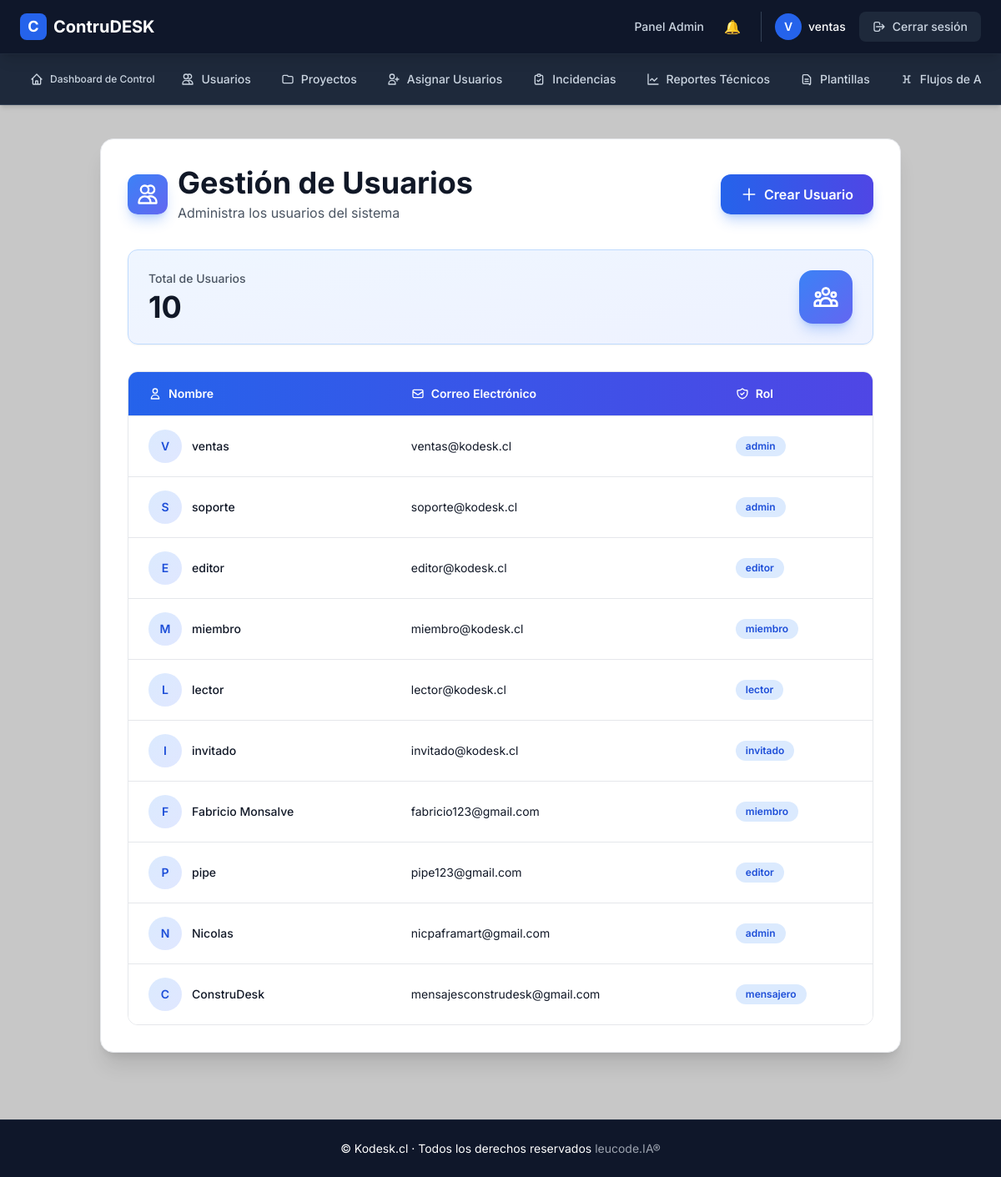
The page /admin/usuarios (signed in) on the database its author committed.
### app/models.py (models this page shows, shortened)
class AdminUser(UserMixin, db.Model):
    __tablename__ = "admin_users"
    id = db.Column(db.Integer, primary_key=True)
    nombre = db.Column(db.String(120), nullable=False)
    email = db.Column(db.String(120), unique=True, nullable=False)
    password_hash = db.Column(db.String(255), nullable=False)
    roles = db.relationship('Role', secondary='user_roles', backref=db.backref('users', lazy='dynamic'))
    def has_role(self, role_name):
        return any(role.name == role_name for role in self.roles)
    @property
    def is_authenticated(self):
        return True

class Role(db.Model):
    __tablename__ = "roles"
    id = db.Column(db.Integer, primary_key=True)
    name = db.Column(db.String(80), unique=True, nullable=False)

### app/routes/admin.py (the view)
@admin_bp.route('/usuarios')
@login_required
def usuarios():
    usuarios = AdminUser.query.all()
    return render_template('admin/usuarios.html', usuarios=usuarios)

### app/templates/admin/usuarios.html (shortened to what this page needs)
{% extends "layout.html" %}
{% block content %}
<div class="container mx-auto mt-10 px-4 sm:px-6 lg:px-8 mb-20">
  <div class="max-w-7xl mx-auto">
    <div class="bg-white rounded-2xl shadow-xl p-6 sm:p-8 border border-gray-200">
      <div class="flex flex-col sm:flex-row sm:items-center sm:justify-between gap-4 mb-8">
        <div class="flex items-center gap-3">
          <div class="w-12 h-12 bg-gradient-to-br from-blue-500 to-indigo-500 rounded-xl flex items-center justify-center shadow-lg shadow-blue-500/30">
            <svg class="w-7 h-7 text-white" fill="none" stroke="currentColor" viewBox="0 0 24 24">
              <path stroke-linecap="round" stroke-linejoin="round" stroke-width="2" d="M12 4.354a4 4 0 110 5.292M15 21H3v-1a6 6 0 0112 0v1zm0 0h6v-1a6 6 0 00-9-5.197M13 7a4 4 0 11-8 0 4 4 0 018 0z"/>
            </svg>
          </div>
          <div>
            <h2 class="text-3xl sm:text-4xl font-bold text-gray-900">Gestión de Usuarios</h2>
            <p class="text-gray-600 text-sm sm:text-base mt-1">Administra los usuarios del sistema</p>
          </div>
        </div>
        <a href="{{ url_for('admin.crear_usuario') }}"
           class="group inline-flex items-center justify-center gap-2 bg-gradient-to-r from-blue-600 to-indigo-600 text-white px-6 py-3 rounded-xl font-semibold shadow-lg shadow-blue-500/30 hover:shadow-xl hover:shadow-blue-500/40 hover:scale-105 transition-all duration-300 whitespace-nowrap">
          <svg class="w-5 h-5 transition-transform group-hover:rotate-90 duration-300" fill="none" stroke="currentColor" viewBox="0 0 24 24">
            <path stroke-linecap="round" stroke-linejoin="round" stroke-width="2" d="M12 4v16m8-8H4"/>
          </svg>
          Crear Usuario
        </a>
      </div>
      <div class="mb-8">
        <div class="bg-gradient-to-br from-blue-50 to-indigo-50 rounded-xl p-6 border border-blue-200 shadow-sm">
          <div class="flex items-center justify-between">
            <div>
              <p class="text-gray-600 text-sm font-medium mb-1">Total de Usuarios</p>
              <p class="text-4xl font-bold text-gray-900">{{ usuarios|length }}</p>
            </div>
            <div class="w-16 h-16 bg-gradient-to-br from-blue-500 to-indigo-500 rounded-2xl flex items-center justify-center shadow-lg shadow-blue-500/30">
            </div>
          </div>
        </div>
      </div>
      <div class="border border-gray-200 rounded-xl overflow-hidden">
        <div class="overflow-x-auto">
          <table class="min-w-full divide-y divide-gray-200">
            <thead>
              <tr class="bg-gradient-to-r from-blue-600 to-indigo-600">
                <th scope="col" class="px-6 py-4 text-left text-sm font-semibold text-white">
                  <div class="flex items-center gap-2">
                    <svg class="w-4 h-4" fill="none" stroke="currentColor" viewBox="0 0 24 24">
                      <path stroke-linecap="round" stroke-linejoin="round" stroke-width="2" d="M16 7a4 4 0 11-8 0 4 4 0 018 0zM12 14a7 7 0 00-7 7h14a7 7 0 00-7-7z"/>
                    </svg>
                    Nombre
                  </div>
                </th>
                <th scope="col" class="px-6 py-4 text-left text-sm font-semibold text-white">
                  <div class="flex items-center gap-2">
                    <svg class="w-4 h-4" fill="none" stroke="currentColor" viewBox="0 0 24 24">
                      <path stroke-linecap="round" stroke-linejoin="round" stroke-width="2" d="M3 8l7.89 5.26a2 2 0 002.22 0L21 8M5 19h14a2 2 0 002-2V7a2 2 0 00-2-2H5a2 2 0 00-2 2v10a2 2 0 002 2z"/>
                    </svg>
                    Correo Electrónico
                  </div>
                </th>
                <th scope="col" class="px-6 py-4 text-left text-sm font-semibold text-white">
                  <div class="flex items-center gap-2">
                    Rol
                  </div>
                </th>
              </tr>
            </thead>
            <tbody class="bg-white divide-y divide-gray-200">
              {% for usuario in usuarios %}
              <tr class="hover:bg-blue-50/50 transition-colors duration-200">
                <td class="px-6 py-4 whitespace-nowrap">
                  <div class="flex items-center gap-3">
                    <div class="w-10 h-10 bg-gradient-to-br from-blue-100 to-indigo-100 rounded-full flex items-center justify-center">
                      <span class="text-blue-700 font-semibold text-sm">
                        {{ usuario.nombre[0].upper() }}
                      </span>
                    </div>
                    <div class="text-sm font-medium text-gray-900">{{ usuario.nombre }}</div>
                  </div>
                </td>
                <td class="px-6 py-4 whitespace-nowrap">
                  <div class="text-sm text-gray-900">{{ usuario.email }}</div>
                </td>
                <td class="px-6 py-4 whitespace-nowrap">
                  <div class="flex flex-wrap gap-2">
                    {% for role in usuario.roles %}
                      <span class="inline-flex items-center px-3 py-1 rounded-full text-xs font-semibold bg-blue-100 text-blue-700">
                        {{ role.name }}
                      </span>
                    {% endfor %}
                  </div>
                </td>
              </tr>
              {% endfor %}
            </tbody>
          </table>
        </div>
      </div>
    </div>
  </div>
</div>
{% endblock %}

### app/templates/layout.html (shortened to what this page needs)
<!DOCTYPE html>
<html lang="es">
<head>
  <script src="https://cdn.tailwindcss.com"></script>
</head>
<body class="min-h-screen flex flex-col">
  <header class="w-full bg-slate-900 border-b border-slate-800 sticky top-0 z-50 shadow-lg">
    <div class="max-w-full mx-auto px-3 sm:px-4 lg:px-6">
      <div class="flex items-center justify-between h-16">
        <a href="{{ url_for('main.index') }}" class="flex items-center gap-2 group">
          <div class="w-8 h-8 bg-blue-600 rounded-lg flex items-center justify-center group-hover:bg-blue-700 transition-colors">
            <span class="text-white font-bold text-lg">C</span>
          </div>
          <span class="text-xl font-bold text-white hidden sm:inline">
            ContruDESK
          </span>
        </a>
        <nav class="hidden lg:flex items-center gap-6">
          {% if current_user.is_authenticated %}
            {% if current_user.has_role('admin') %}
              <a href="{{ url_for('admin.admin_dashboard') }}" class="text-sm text-slate-300 hover:text-white transition-colors font-medium">
                Panel Admin
              </a>
              <a href="{{ url_for('admin.notificaciones') }}" class="relative">
                🔔
                {% set unread = current_user.system_notifications | selectattr("read", "equalto", False) | list | length %}
              </a>
            {% elif current_user.has_role('editor') %}
              <a href="{{ url_for('editor.editor_dashboard') }}" class="text-sm text-slate-300 hover:text-white transition-colors font-medium">
                Dashboard Editor
              </a>
            {% elif current_user.has_role('miembro') %}
              <a href="{{ url_for('miembro.miembro_dashboard') }}" class="text-sm text-slate-300 hover:text-white transition-colors font-medium">
                Dashboard Miembro
              </a>
            {% elif current_user.has_role('lector') %}
            {% else %}
              <a href="{{ url_for('main.index') }}" class="text-sm text-slate-300 hover:text-white transition-colors font-medium">
                Inicio
              </a>
            {% endif %}
            <div class="flex items-center gap-4 pl-4 border-l border-slate-700">
              <div class="flex items-center gap-2">
                <div class="w-8 h-8 bg-blue-600 rounded-full flex items-center justify-center">
                  <span class="text-white text-sm font-semibold">{{ current_user.nombre[0]|upper }}</span>
                </div>
                <span class="text-sm text-white font-medium">{{ current_user.nombre }}</span>
              </div>
              <a href="{{ url_for('auth.logout') }}" class="inline-flex items-center gap-2 px-4 py-2 bg-slate-800 hover:bg-slate-700 text-slate-300 hover:text-white rounded-lg text-sm font-medium transition-colors">
                <svg class="w-4 h-4" fill="none" stroke="currentColor" viewBox="0 0 24 24">
                  <path stroke-linecap="round" stroke-linejoin="round" stroke-width="2" d="M17 16l4-4m0 0l-4-4m4 4H7m6 4v1a3 3 0 01-3 3H6a3 3 0 01-3-3V7a3 3 0 013-3h4a3 3 0 013 3v1"/>
                </svg>
                Cerrar sesión
              </a>
            </div>
          {% else %}
            <a href="{{ url_for('auth.login') }}" class="inline-flex items-center gap-2 px-4 py-2 bg-blue-600 hover:bg-blue-700 text-white rounded-lg text-sm font-semibold transition-colors">
              Iniciar Sesión
            </a>
          {% endif %}
        </nav>
      </div>
    </div>
  </header>
  {% if current_user.is_authenticated %}
    <nav class="bg-slate-800 border-b border-slate-700 shadow-md">
      <div class="max-w-full mx-auto px-3 sm:px-4 lg:px-6">
        <div class="hidden md:flex items-center gap-1 py-3 overflow-x-auto">
          {% if current_user.has_role('admin') %}
            <a href="{{ url_for('admin.dashboard_control') }}" class="inline-flex items-center gap-2 px-3 py-2 text-xs font-medium text-slate-300 hover:text-white hover:bg-slate-700 rounded-lg transition-colors whitespace-nowrap">
                <svg class="w-4 h-4" fill="none" stroke="currentColor" viewBox="0 0 24 24">
                  <path stroke-linecap="round" stroke-linejoin="round" stroke-width="2" d="M3 12l2-2m0 0l7-7 7 7M5 10v10a1 1 0 001 1h3m10-11l2 2m-2-2v10a1 1 0 01-1 1h-3m-6 0a1 1 0 001-1v-4a1 1 0 011-1h2a1 1 0 011 1v4a1 1 0 001 1m-6 0h6"/>
                </svg>
                Dashboard de Control
            </a>
            <a href="{{ url_for('admin.usuarios') }}" class="inline-flex items-center gap-2 px-4 py-2 text-sm font-medium text-slate-300 hover:text-white hover:bg-slate-700 rounded-lg transition-colors whitespace-nowrap">
              <svg class="w-4 h-4" fill="none" stroke="currentColor" viewBox="0 0 24 24">
                <path stroke-linecap="round" stroke-linejoin="round" stroke-width="2" d="M12 4.354a4 4 0 110 5.292M15 21H3v-1a6 6 0 0112 0v1zm0 0h6v-1a6 6 0 00-9-5.197M13 7a4 4 0 11-8 0 4 4 0 018 0z"/>
              </svg>
              Usuarios
            </a>
            <a href="{{ url_for('admin.list_projects') }}" class="inline-flex items-center gap-2 px-4 py-2 text-sm font-medium text-slate-300 hover:text-white hover:bg-slate-700 rounded-lg transition-colors whitespace-nowrap">
              <svg class="w-4 h-4" fill="none" stroke="currentColor" viewBox="0 0 24 24">
                <path stroke-linecap="round" stroke-linejoin="round" stroke-width="2" d="M3 7v10a2 2 0 002 2h14a2 2 0 002-2V9a2 2 0 00-2-2h-6l-2-2H5a2 2 0 00-2 2z"/>
              </svg>
              Proyectos
            </a>
            <a href="{{ url_for('admin.assign_user_to_project') }}" class="inline-flex items-center gap-2 px-4 py-2 text-sm font-medium text-slate-300 hover:text-white hover:bg-slate-700 rounded-lg transition-colors whitespace-nowrap">
              <svg class="w-4 h-4" fill="none" stroke="currentColor" viewBox="0 0 24 24">
                <path stroke-linecap="round" stroke-linejoin="round" stroke-width="2" d="M18 9v3m0 0v3m0-3h3m-3 0h-3m-2-5a4 4 0 11-8 0 4 4 0 018 0zM3 20a6 6 0 0112 0v1H3v-1z"/>
              </svg>
              Asignar Usuarios
            </a>
            <a href="{{ url_for('admin.listar_incidencias') }}" class="inline-flex items-center gap-2 px-4 py-2 text-sm font-medium text-slate-300 hover:text-white hover:bg-slate-700 rounded-lg transition-colors whitespace-nowrap">
              <svg class="w-4 h-4" fill="none" stroke="currentColor" viewBox="0 0 24 24">
                <path stroke-linecap="round" stroke-linejoin="round" stroke-width="2" d="M9 5H7a2 2 0 00-2 2v12a2 2 0 002 2h10a2 2 0 002-2V7a2 2 0 00-2-2h-2M9 5a2 2 0 002 2h2a2 2 0 002-2M9 5a2 2 0 012-2h2a2 2 0 012 2m-6 9l2 2 4-4"/>
              </svg>
              Incidencias
            </a>
            <a href="{{ url_for('admin.ver_reportes') }}"
              class="inline-flex items-center gap-2 px-4 py-2 text-sm font-medium text-slate-300
                      hover:text-white hover:bg-slate-700 rounded-lg transition-colors whitespace-nowrap">
              <svg xmlns="http://www.w3.org/2000/svg"
                  fill="none" viewBox="0 0 24 24" stroke-width="2" stroke="currentColor"
                  class="w-4 h-4">
                <path stroke-linecap="round" stroke-linejoin="round"
                      d="M3 3v18h18M7 14l3-3 4 4 5-5"/>
              </svg>
              Reportes Técnicos
            </a>
            <a href="{{ url_for('admin.plantillas') }}"
              class="inline-flex items-center gap-2 px-4 py-2 text-sm font-medium text-slate-300
                      hover:text-white hover:bg-slate-700 rounded-lg transition-colors whitespace-nowrap">
              <svg xmlns="http://www.w3.org/2000/svg"
                  fill="none" viewBox="0 0 24 24" stroke-width="2" stroke="currentColor"
                  class="w-4 h-4">
                <path stroke-linecap="round" stroke-linejoin="round"
                      d="M9 12h6m-6 4h6m2 4H7a2 2 0 01-2-2V6a2 2 0 012-2h7l5 5v11a2 2 0 01-2 2z" />
              </svg>
              Plantillas
            </a>
            <a href="{{ url_for('admin.flujos_aprobacion') }}"
              class="inline-flex items-center gap-2 px-4 py-2 text-sm font-medium text-slate-300
                      hover:text-white hover:bg-slate-700 rounded-lg transition-colors whitespace-nowrap">
              <svg xmlns="http://www.w3.org/2000/svg"
                  fill="none" viewBox="0 0 24 24" stroke-width="2" stroke="currentColor"
                  class="w-4 h-4">
                <path stroke-linecap="round" stroke-linejoin="round"
                      d="M6 6h3m6 0h3m-9 0v12m6-12v12M6 18h3m6 0h3M9 12h6" />
              </svg>
              Flujos de Aprobación
            </a>
          {% endif %}
        </div>
      </div>
    </nav>
  {% endif %}
  <main class="flex-grow">
    {% block content %}{% endblock %}
  </main>
  <footer class="bg-slate-900 border-t border-slate-800 mt-auto">
    <div class="max-w-full mx-auto px-3 sm:px-4 lg:px-6 py-6">
      <div class="text-center">
        <p class="text-white text-sm">
          © {{ config.STORE_NAME or "Kodesk.cl" }} · Todos los derechos reservados
          <span class="text-gray-400">leucode.IA®</span>
        </p>
      </div>
    </div>
  </footer>
</body>
</html>

### app/templates/layout.html (style rules this page uses)
body { font-family: 'Inter', sans-serif !important; background-color: #c7c7c7 !important; }

### rows shown on the page
AdminUser: nombre "V", nombre "ventas", email "ventas@kodesk.cl"
Role: name "admin"
AdminUser: nombre "S", nombre "soporte", email "soporte@kodesk.cl"
AdminUser: nombre "E", nombre "editor", email "editor@kodesk.cl"
Role: name "editor"
AdminUser: nombre "M", nombre "miembro", email "miembro@kodesk.cl"
Role: name "miembro"
AdminUser: nombre "L", nombre "lector", email "lector@kodesk.cl"
Role: name "lector"
AdminUser: nombre "I", nombre "invitado", email "invitado@kodesk.cl"
Role: name "invitado"
AdminUser: nombre "F", nombre "Fabricio Monsalve", email "fabricio123@gmail.com"
AdminUser: nombre "P", nombre "pipe", email "pipe123@gmail.com"
AdminUser: nombre "N", nombre "Nicolas", email "nicpaframart@gmail.com"
AdminUser: nombre "C", nombre "ConstruDesk", email "mensajesconstrudesk@gmail.com"
Role: name "mensajero"

### other values the page prints
{{ usuarios|length }} "10"
{{ config.STORE_NAME or "Kodesk.cl" }} "Kodesk.cl"
